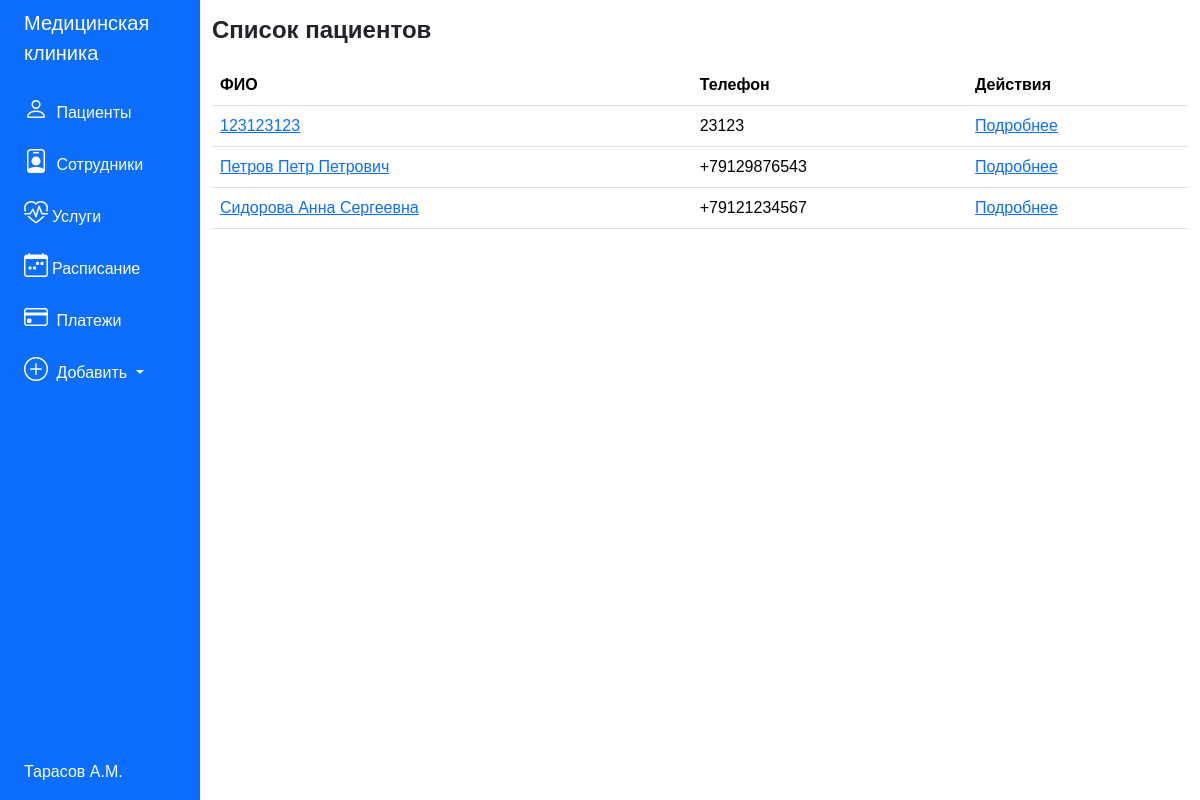
Page /patients on the committed database.
### tables this page shows
CREATE TABLE Patients (
            id INTEGER PRIMARY KEY AUTOINCREMENT,
            FIO TEXT NOT NULL,
            DateOfBirth DATE,
            PhoneNumber TEXT,
            Address TEXT,
            InsurancePolicy TEXT
        );

### medclinic.py (the view)
@app.route('/patients')
def patients_list():
    patients = get_patients_from_db()
    return render_template('patients/patients_list.html', patients=patients)

### medclinic.py (called while the page is built)
def execute_query(query, params=None, fetchone=False, commit=False):
    conn = sqlite3.connect('medclinic.db')
    cursor = conn.cursor()
    cursor.execute(query, params or ())
    if commit:
        conn.commit()
    result = cursor.fetchone() if fetchone else cursor.fetchall()
    conn.close()
    return result

def get_patients_from_db():
    return execute_query("SELECT * FROM Patients")

### templates/patients/patients_list.html
{% extends 'base.html' %}
{% block content %}
    <h1 class="main-header">Список пациентов</h1>
    <table class="table">
        <thead>
            <tr>
                <th>ФИО</th>
                <th>Телефон</th>
                <th>Действия</th>
            </tr>
        </thead>
        <tbody>
            {% for patient in patients %}
            <tr>
                <td><a href="{{ url_for('patient_details', id=patient[0]) }}">{{ patient[1] }}</a></td>
                <td>{{ patient[3] }}</td>
               <td><a href="{{ url_for('patient_details', id=patient[0]) }}">Подробнее</a></td>
            </tr>
            {% endfor %}
        </tbody>
    </table>
{% endblock %}

### static/css/style.css (style rules this page uses)
body { font-family: sans-serif; }
.main-header { font-size: x-large; font-weight: bold; margin-bottom: 20px; }

### rows in the picture
Patients: FIO "123123123", PhoneNumber "23123"
Patients: FIO "Петров Петр Петрович", PhoneNumber "+79129876543"
Patients: FIO "Сидорова Анна Сергеевна", PhoneNumber "+79121234567"
